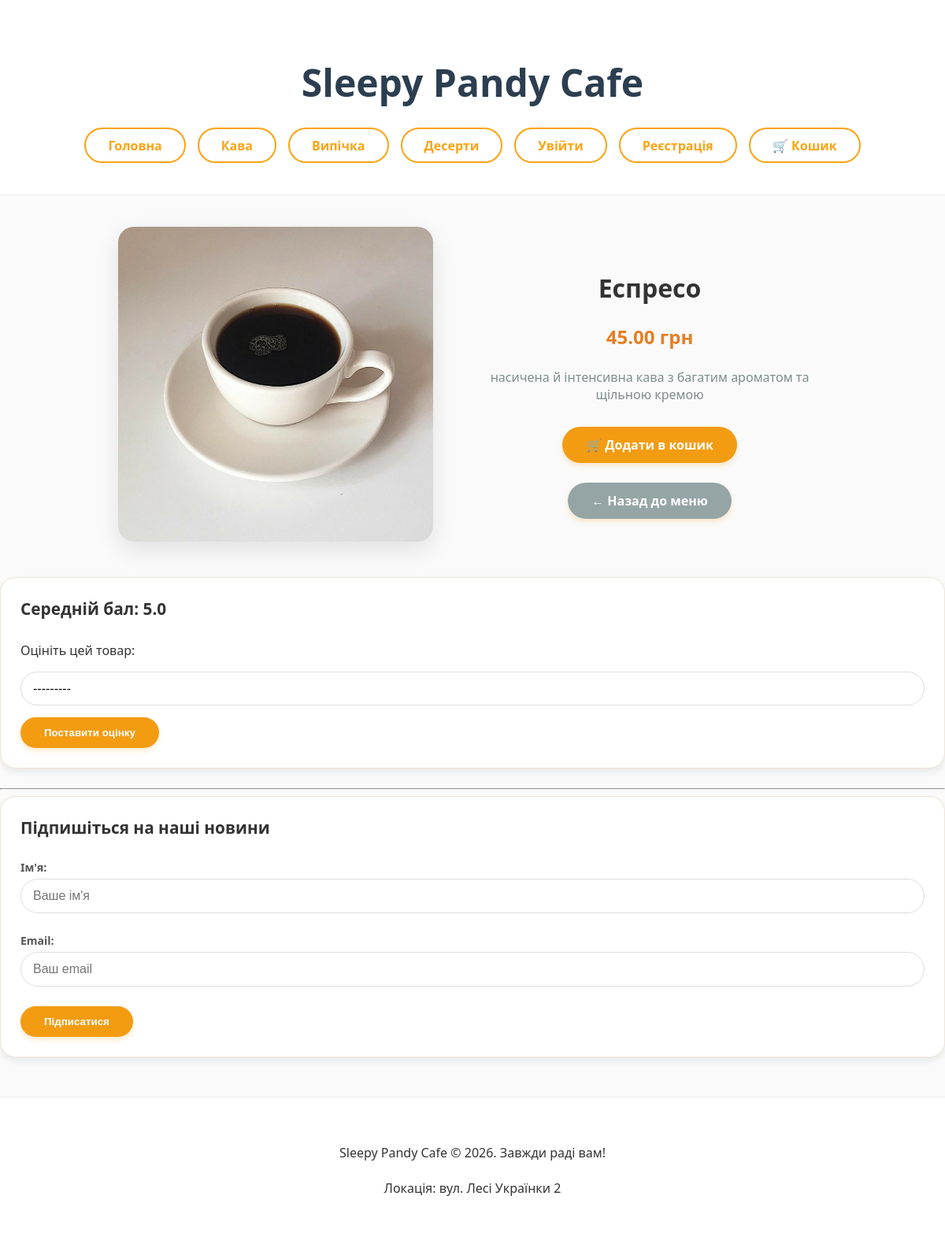
Screenshot of /item/1/ with the database file from the repository.
### main_app/models.py (models this page shows, shortened)
class Category(models.Model):
    name = models.CharField(max_length=100, verbose_name="Назва категорії")
    created_at = models.DateTimeField(auto_now_add=True)
    updated_at = models.DateTimeField(auto_now=True)

class MenuItem(models.Model):
    image = models.ImageField(upload_to='items/', blank=True, null=True, verbose_name="Фото страви")
    name = models.CharField(max_length=100, verbose_name="Назва страви")
    description = models.TextField(verbose_name="Опис")
    price = models.DecimalField(max_digits=6, decimal_places=2, verbose_name="Ціна")
    category = models.ForeignKey(Category, on_delete=models.CASCADE, related_name='items')
    created_at = models.DateTimeField(auto_now_add=True)
    updated_at = models.DateTimeField(auto_now=True)
    def get_average_rating(self):
        avg = self.ratings.aggregate(Avg('score'))['score__avg']
        return round(avg, 1) if avg else "Немає оцінок"

### main_app/views.py (the view, shortened to what this page needs)
# urls.py: path('item/<int:item_id>/', views.item_detail, name='item_detail'),
def item_detail(request, item_id):
    item = get_object_or_404(MenuItem, id=item_id)
    categories = Category.objects.all()
    rating_form = RatingForm()
    subscription_form = SubscriptionForm()
    return render(request, 'main_app/item_detail.html', {
        'item': item,
        'categories': categories,
        'title': item.name,
        'rating_form': rating_form,
        'subscription_form': subscription_form,
    })

### main_app/forms.py
class RatingForm(forms.ModelForm):
    class Meta:
        model = Rating
        fields = ['score']
        widgets = {
            'score': forms.Select(attrs={'class': 'form-select'}),
        }

class SubscriptionForm(forms.ModelForm):
    class Meta:
        model = Subscription
        fields = ['name', 'email']
        widgets = {
            'name': forms.TextInput(attrs={'placeholder': "Ваше ім'я", 'class': 'form-control'}),
            'email': forms.EmailInput(attrs={'placeholder': 'Ваш email', 'class': 'form-control'}),
        }

### main_app/templates/main_app/item_detail.html (shortened to what this page needs)
{% extends 'main_app/base.html' %}
{% block content %}
<div class="detail-container">
    <div class="detail-image">
        {% if item.image %}
            <img src="{{ item.image.url }}" alt="{{ item.name }}" style="max-width: 400px; border-radius: 20px; box-shadow: 0 10px 30px rgba(0,0,0,0.1);">
        {% endif %}
    </div>
    <div class="detail-info">
        <h1>{{ item.name }}</h1>
        <p style="font-size: 24px; color: #e67e22; font-weight: bold;">{{ item.price }} грн</p>
        <p style="color: #7f8c8d; margin-bottom: 30px;">{{ item.description }}</p>
        <a href="{% url 'cart_add' item.id %}" class="btn-main" style="display: inline-block; text-align: center;">
            🛒 Додати в кошик
        </a>
        <br>
        <a href="{% url 'home' %}" class="btn-main btn-back">← Назад до меню</a>
    </div>
</div>
<div class="rating-section">
    <h4>Середній бал: {{ item.get_average_rating }}</h4>
    <form method="post">
        <p>Оцініть цей товар:</p>
        {{ rating_form.score }}
        <button type="submit" class="btn-main">Поставити оцінку</button>
    </form>
</div>
<hr>
<div class="newsletter-section">
    <h4>Підпишіться на наші новини</h4>
    <form action="#" method="post"> {% csrf_token %}
        {{ subscription_form.as_p }}
        <button type="submit" class="btn-main">Підписатися</button>
    </form>
</div>
{% endblock %}

### main_app/templates/main_app/base.html (shortened to what this page needs)
{% load static %}
<!DOCTYPE html>
<html lang="uk">
<head>
    <link rel="stylesheet" href="{% static 'css/style.css' %}">
</head>
<body>
    <header>
        <h1>Sleepy Pandy Cafe</h1>
            <nav>
                <a href="{% url 'home' %}"><b>Головна</b></a>
                {% for cat in categories %}
                    <a href="{% url 'category_page' cat.id %}">{{ cat.name }}</a>
                {% endfor %}
                {% if user.is_authenticated %}
                    <a href="{% url 'profile' %}">👤 Кабінет ({{ user.username }})</a>
                <form action="{% url 'logout' %}" method="post" style="display:inline;">
                    {% csrf_token %}
                    <button type="submit" class="btn-logout-link">Вийти</button>
                </form>
                {% else %}
                    <a href="{% url 'login' %}">Увійти</a>
                    <a href="{% url 'register' %}">Реєстрація</a>
                {% endif %}
                <a href="{% url 'cart_detail' %}">🛒 Кошик</a>
            </nav>
    </header>
    <main class="content">
        {% block content %}
        {% endblock %}
    </main>
    <footer>
        <p>Sleepy Pandy Cafe © 2026. Завжди раді вам!</p>
        <p>Локація: вул. Лесі Українки 2</p>
    </footer>
</body>
</html>

### main_app/static/css/style.css (style rules this page uses)
body { font-family: 'Segoe UI', Tahoma, Geneva, Verdana, sans-serif; background-color: #fafafa; color: #333; margin: 0; padding: 0; }
header { background-color: #fff; padding: 40px 20px; text-align: center; border-bottom: 1px solid #eee; }
header h1 { font-size: 48px; color: #2c3e50; margin-bottom: 25px; }
nav { display: flex; justify-content: center; flex-wrap: wrap; gap: 15px; }
nav a { text-decoration: none; color: #f39c12; padding: 10px 25px; border: 2px solid #f39c12; border-radius: 30px; font-weight: bold; transition: 0.3s; }
footer { text-align: center; padding: 40px 20px; background-color: #fff; border-top: 1px solid #eee; margin-top: 50px; line-height: 1.8; }
.btn-main { display: inline-block; padding: 12px 30px; background-color: #f39c12; color: white !important; text-decoration: none; border: none; border-radius: 25px; font-weight: bold; cursor: pointer; transition: 0.3s; box-shadow: 0 4px 6px rgba(243, 156, 18, 0.2); }
.btn-back { margin-top: 25px; background-color: #95a5a6; }
.detail-container { max-width: 900px; margin: 40px auto; display: flex; align-items: center; justify-content: center; gap: 50px; }
.detail-info { text-align: center; }
.rating-section, .newsletter-section { background-color: #fff; padding: 25px; border-radius: 20px; box-shadow: 0 4px 10px rgba(0, 0, 0, 0.08); margin-bottom: 25px; border: 1px solid #f0e4d7; }
.rating-section h4, .newsletter-section h4 { margin-top: 0; color: #333; font-size: 1.3rem; }
.form-control, .form-select { width: 100%; padding: 12px 15px; margin-bottom: 15px; border: 1px solid #ddd; border-radius: 25px; font-size: 16px; transition: border-color 0.3s, box-shadow 0.3s; box-sizing: border-box; }
.form-select { appearance: none; background-color: white; cursor: pointer; }
.newsletter-section p { margin: 0 0 10px 0; text-align: left; }
.newsletter-section p label { display: block; font-weight: bold; margin-bottom: 5px; color: #555; font-size: 14px; }
nav a, .btn-logout-link { display: inline-flex; align-items: center; justify-content: center; padding: 12px 28px; border: 2px solid #fca311; border-radius: 50px; color: #fca311; text-decoration: none; font-weight: 700; font-size: 16px; background: transparent; transition: all 0.3s ease; cursor: pointer; font-family: inherit; box-sizing: border-box; height: 45px; }

### rows the page displays
Category: name "Кава"
Category: name "Випічка"
Category: name "Десерти"
MenuItem: image (picture), name "Еспресо", price "45.00", description "насичена й інтенсивна кава з багатим ароматом та щільною кремою", get_average_rating "5.0"
